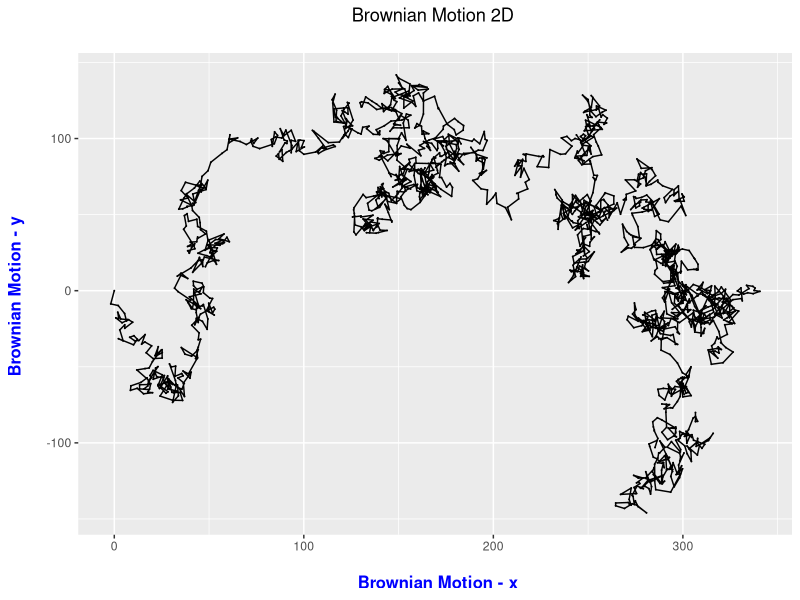

Source code (R):
#created by Ryan Raasch
#on November 28, 2018
#for Dr. Olga's STAT482 Random Process Class

brownianmotion <- function(mu1, mu2,sigma1,sigma2, tfinal){

time <- seq(0,tfinal,.01)
u1 <- runif(length(time))
u2 <- runif(length(time))
u3 <- runif(length(time))
u4 <- runif(length(time))
b1 <- c(0)
b2 <- c(0)
w1 <- 0
w2 <- 0
  
for(i in seq(2,length(time))){
    w1 <- w1 + sqrt(-2*log(u1[i]))*cos(2*pi*u2[i])
    w2 <- w2 + sqrt(-2*log(u3[i]))*cos(2*pi*u4[i])
    b1[i] <- (mu1*time[i])+(sigma1*w1)
    b2[i] <- (mu2*time[i]+(sigma2*w2))
}  
  
library(ggplot2)
brownian<- data.frame(b1,b2)
ggplot(brownian,aes(x=b1,y=b2)) +
  geom_point(size=0) +
  labs(x = "\n Brownian Motion - x", y = "Brownian Motion - y \n", title = paste0("Brownian Motion 2D \n")) +
  theme(plot.title = element_text(hjust = 0.5),
        axis.title.x = element_text(face="bold", colour="blue", size = 12),
        axis.title.y = element_text(face="bold", colour="blue", size = 12)) +
  geom_path()
}

brownianmotion(1,2,3,4,20)

